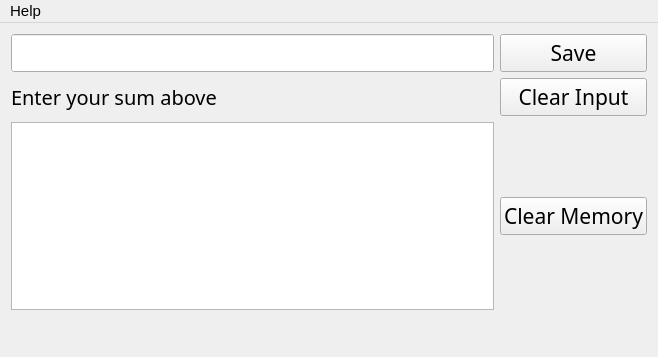
<?xml version="1.0" encoding="UTF-8"?>
<ui version="4.0">
 <class>CalculatorWindow</class>
 <widget class="QMainWindow" name="CalculatorWindow">
  <property name="geometry">
   <rect>
    <x>0</x>
    <y>0</y>
    <width>658</width>
    <height>357</height>
   </rect>
  </property>
  <property name="sizePolicy">
   <sizepolicy hsizetype="Minimum" vsizetype="Minimum">
    <horstretch>0</horstretch>
    <verstretch>0</verstretch>
   </sizepolicy>
  </property>
  <property name="font">
   <font>
    <pointsize>11</pointsize>
   </font>
  </property>
  <property name="focusPolicy">
   <enum>Qt::NoFocus</enum>
  </property>
  <property name="windowTitle">
   <string>CalculatorWindow</string>
  </property>
  <widget class="QWidget" name="centralWidget">
   <property name="font">
    <font>
     <family>Sans Serif</family>
     <pointsize>16</pointsize>
     <weight>50</weight>
     <bold>false</bold>
     <kerning>true</kerning>
    </font>
   </property>
   <property name="toolTip">
    <string>This is the equation that will be calculated</string>
   </property>
   <property name="locale">
    <locale language="English" country="UnitedKingdom"/>
   </property>
   <layout class="QGridLayout" name="gridLayout">
    <item row="1" column="0">
     <widget class="QLineEdit" name="inputBox">
      <property name="sizePolicy">
       <sizepolicy hsizetype="Expanding" vsizetype="Fixed">
        <horstretch>0</horstretch>
        <verstretch>0</verstretch>
       </sizepolicy>
      </property>
      <property name="toolTip">
       <string>&lt;html&gt;&lt;head/&gt;&lt;body&gt;&lt;p&gt;Input your calculation here&lt;/p&gt;&lt;/body&gt;&lt;/html&gt;</string>
      </property>
      <property name="autoFillBackground">
       <bool>true</bool>
      </property>
      <property name="text">
       <string/>
      </property>
      <property name="alignment">
       <set>Qt::AlignRight|Qt::AlignTrailing|Qt::AlignVCenter</set>
      </property>
     </widget>
    </item>
    <item row="7" column="0">
     <spacer name="verticalSpacer">
      <property name="orientation">
       <enum>Qt::Vertical</enum>
      </property>
      <property name="sizeHint" stdset="0">
       <size>
        <width>20</width>
        <height>40</height>
       </size>
      </property>
     </spacer>
    </item>
    <item row="6" column="0">
     <widget class="QListWidget" name="viewMemory">
      <property name="focusPolicy">
       <enum>Qt::StrongFocus</enum>
      </property>
      <property name="toolTip">
       <string>&lt;html&gt;&lt;head/&gt;&lt;body&gt;&lt;p&gt;Click these to add them to the input box&lt;/p&gt;&lt;/body&gt;&lt;/html&gt;</string>
      </property>
      <property name="alternatingRowColors">
       <bool>true</bool>
      </property>
     </widget>
    </item>
    <item row="2" column="1">
     <widget class="QPushButton" name="clearInput">
      <property name="focusPolicy">
       <enum>Qt::StrongFocus</enum>
      </property>
      <property name="text">
       <string>Clear Input</string>
      </property>
     </widget>
    </item>
    <item row="2" column="0">
     <widget class="QLabel" name="formatOutput">
      <property name="maximumSize">
       <size>
        <width>16777215</width>
        <height>40</height>
       </size>
      </property>
      <property name="font">
       <font>
        <pointsize>15</pointsize>
        <italic>false</italic>
        <kerning>true</kerning>
       </font>
      </property>
      <property name="locale">
       <locale language="English" country="UnitedKingdom"/>
      </property>
      <property name="text">
       <string>Enter your sum above</string>
      </property>
     </widget>
    </item>
    <item row="1" column="1">
     <widget class="QPushButton" name="saveMemory">
      <property name="focusPolicy">
       <enum>Qt::StrongFocus</enum>
      </property>
      <property name="toolTip">
       <string>&lt;html&gt;&lt;head/&gt;&lt;body&gt;&lt;p&gt;This will save you answer&lt;/p&gt;&lt;/body&gt;&lt;/html&gt;</string>
      </property>
      <property name="text">
       <string>Save</string>
      </property>
     </widget>
    </item>
    <item row="6" column="1">
     <widget class="QPushButton" name="clearMemory">
      <property name="toolTip">
       <string>&lt;html&gt;&lt;head/&gt;&lt;body&gt;&lt;p&gt;Clears all memory items&lt;/p&gt;&lt;/body&gt;&lt;/html&gt;</string>
      </property>
      <property name="text">
       <string>Clear Memory</string>
      </property>
     </widget>
    </item>
   </layout>
  </widget>
  <widget class="QMenuBar" name="menuBar">
   <property name="geometry">
    <rect>
     <x>0</x>
     <y>0</y>
     <width>658</width>
     <height>23</height>
    </rect>
   </property>
   <widget class="QMenu" name="menuHelp">
    <property name="title">
     <string>Help</string>
    </property>
    <addaction name="actionCommand"/>
    <addaction name="actionAbout"/>
   </widget>
   <addaction name="menuHelp"/>
  </widget>
  <action name="actionCommand">
   <property name="text">
    <string>Commands</string>
   </property>
  </action>
  <action name="actionAbout">
   <property name="text">
    <string>About</string>
   </property>
  </action>
 </widget>
 <layoutdefault spacing="6" margin="11"/>
 <resources/>
 <connections/>
</ui>
